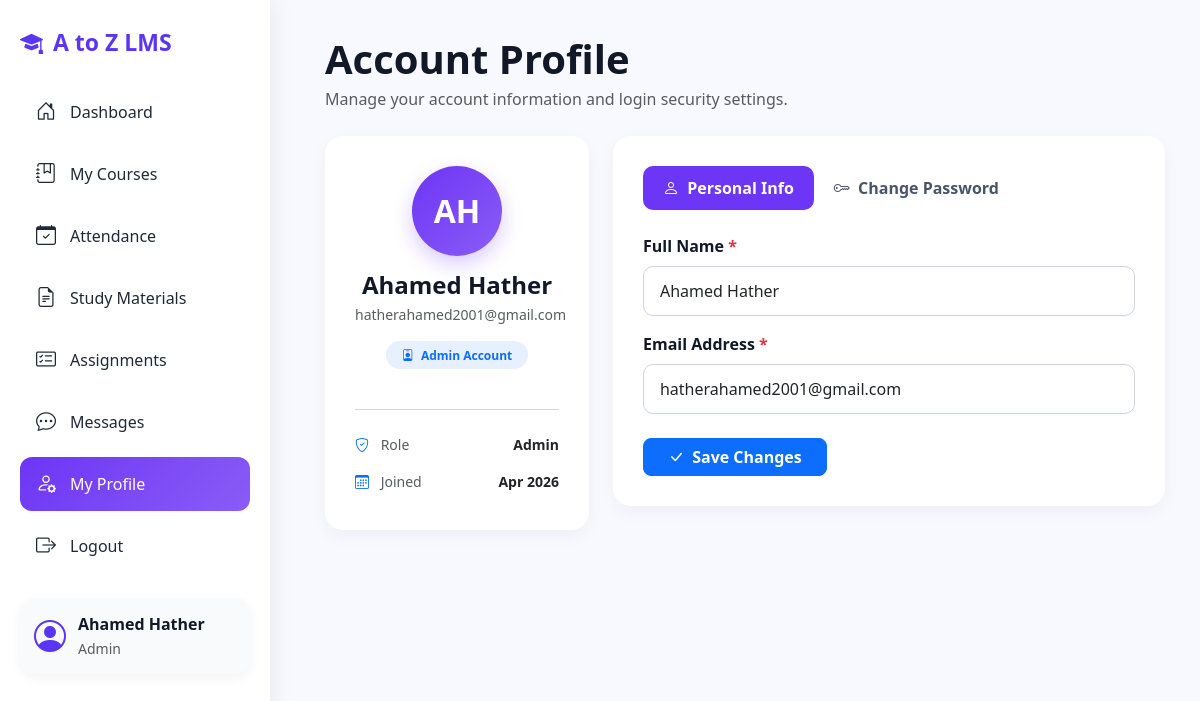
/teacher/profile.php (signed in), run on the app's committed database.
### tables this page shows
CREATE TABLE `users` (
  `user_id` int(11) NOT NULL,
  `username` varchar(50) NOT NULL,
  `password` varchar(255) NOT NULL,
  `full_name` varchar(100) NOT NULL,
  `email` varchar(100) DEFAULT NULL,
  `phone` varchar(15) DEFAULT NULL,
  `role` enum('admin','teacher','student') NOT NULL,
  `status` enum('active','inactive') DEFAULT 'active',
  `created_at` timestamp NOT NULL DEFAULT current_timestamp()
);

### teacher/profile.php (the view, shortened to what this page needs)
<?php
include("../config/db.php");
$user_id = $_SESSION['user_id'];
$stmt = $conn->prepare("SELECT full_name, email, role, created_at FROM users WHERE user_id = ?");
$stmt->bind_param("i", $user_id);
$stmt->execute();
$user = $stmt->get_result()->fetch_assoc();
$words = explode(" ", $user['full_name']);
$initials = "";
foreach ($words as $w) {
    if (!empty($w)) {
        $initials .= strtoupper($w[0]);
    }
}
$initials = substr($initials, 0, 2) ?: 'U';
?>
<!DOCTYPE html>
<html lang="en">
<head>
<link href="https://cdn.jsdelivr.net/npm/bootstrap@5.3.3/dist/css/bootstrap.min.css" rel="stylesheet">
<link href="https://cdn.jsdelivr.net/npm/bootstrap-icons/font/bootstrap-icons.css" rel="stylesheet">
</head>
<body>
<div class="wrapper">
    <?php include("sidebar_teacher.php"); ?>
    <main class="content" id="content">
        <div class="topbar">
            <div class="d-flex align-items-center gap-3">
                <div>
                    <h1 class="fw-bold mb-1">Account Profile</h1>
                    <p class="text-muted mb-0">Manage your account information and login security settings.</p>
                </div>
            </div>
        </div>
        <div class="row g-4">
            <div class="col-lg-4">
                <div class="section-box text-center">
                    <div class="profile-avatar-circle">
                        <?= $initials ?>
                    </div>
                    <h4 class="fw-bold mb-1"><?= htmlspecialchars($user['full_name']) ?></h4>
                    <p class="text-muted small mb-3"><?= htmlspecialchars($user['email']) ?></p>
                    <span class="badge bg-primary bg-opacity-10 text-primary px-3 py-2 rounded-pill fw-semibold text-capitalize mb-4">
                        <i class="bi bi-person-badge me-1"></i> <?= htmlspecialchars($user['role']) ?> Account
                    </span>
                    <hr class="my-3 text-muted opacity-25">
                    <div class="text-start">
                        <div class="d-flex align-items-center justify-content-between text-muted small py-2">
                            <span><i class="bi bi-shield-check me-2 text-primary"></i> Role</span>
                            <strong class="text-dark text-capitalize"><?= htmlspecialchars($user['role']) ?></strong>
                        </div>
                        <div class="d-flex align-items-center justify-content-between text-muted small py-2">
                            <span><i class="bi bi-calendar3 me-2 text-primary"></i> Joined</span>
                            <strong class="text-dark">
                                <?= !empty($user['created_at']) ? date("M Y", strtotime($user['created_at'])) : 'Active' ?>
                            </strong>
                        </div>
                    </div>
                </div>
            </div>
            <div class="col-lg-8">
                <div class="section-box">
                    <ul class="nav nav-pills mb-4" id="profileTab" role="tablist">
                        <li class="nav-item" role="presentation">
                            <button class="nav-link active" id="details-tab" data-bs-toggle="pill" data-bs-target="#details" type="button" role="tab">
                                <i class="bi bi-person me-1"></i> Personal Info
                            </button>
                        </li>
                        <li class="nav-item" role="presentation">
                            <button class="nav-link" id="security-tab" data-bs-toggle="pill" data-bs-target="#security" type="button" role="tab">
                                <i class="bi bi-key me-1"></i> Change Password
                            </button>
                        </li>
                    </ul>
                    <div class="tab-content" id="profileTabContent">
                        <div class="tab-pane fade show active" id="details" role="tabpanel">
                            <form action="profile.php" method="POST">
                                <div class="mb-3">
                                    <label for="full_name" class="form-label fw-semibold">Full Name <span class="text-danger">*</span></label>
                                    <input type="text" name="full_name" id="full_name" class="form-control" value="<?= htmlspecialchars($user['full_name']) ?>" required>
                                </div>
                                <div class="mb-4">
                                    <label for="email" class="form-label fw-semibold">Email Address <span class="text-danger">*</span></label>
                                    <input type="email" name="email" id="email" class="form-control" value="<?= htmlspecialchars($user['email']) ?>" required>
                                </div>
                                <div class="d-flex justify-content-start">
                                    <button type="submit" class="btn btn-primary rounded-3 px-4 fw-semibold">
                                        <i class="bi bi-check-lg me-1"></i> Save Changes
                                    </button>
                                </div>
                            </form>
                        </div>
                    </div>
                </div>
            </div>
        </div>
    </main>
</div>
</body>
</html>

### teacher/sidebar_teacher.php (shortened to what this page needs)
<?php
$current_page = basename($_SERVER['PHP_SELF']);
$teacher_name = $_SESSION['full_name'] ?? $_SESSION['username'] ?? 'Teacher Account';
$teacher_role =$_SESSION['role'] ?? 'Teacher';
if (isset($conn) && isset($_SESSION['user_id'])) {
    $u_id = intval($_SESSION['user_id']);
    $stmt =$conn->prepare("SELECT full_name, role FROM users WHERE user_id = ?");
    if ($stmt) {$stmt->bind_param("i", $u_id);$stmt->execute();
        $res =$stmt->get_result();
        if ($row =$res->fetch_assoc()) {
            if (!empty($row['full_name'])) {
                $teacher_name =$row['full_name'];
            }
            if (!empty($row['role'])) {
                $teacher_role =$row['role'];
            }
        }
    }
}
?>
<aside class="sidebar" id="sidebar">
    <div class="logo">
        <i class="bi bi-mortarboard-fill"></i>
        <span>A to Z LMS</span>
    </div>
    <ul class="menu">
        <li>
            <a href="dashboard.php" class="<?= in_array($current_page, ['dashboard.php']) ? 'active' : '' ?>">
                <i class="bi bi-house-door"></i><span>Dashboard</span>
            </a>
        </li>
        <li>
            <a href="my_courses.php" class="<?= ($current_page == 'my_courses.php') ? 'active' : '' ?>">
                <i class="bi bi-journal-bookmark"></i><span>My Courses</span>
            </a>
        </li>
        <li>
            <a href="attendance_courses.php" class="<?= in_array($current_page, ['attendance_courses.php', 'mark_attendance.php', 'view_attendance.php']) ? 'active' : '' ?>">
                <i class="bi bi-calendar-check"></i><span>Attendance</span>
            </a>
        </li>
        <li>
            <a href="view_materials.php" class="<?= in_array($current_page, ['view_materials.php', 'upload_material.php']) ? 'active' : '' ?>">
                <i class="bi bi-file-earmark-text"></i><span>Study Materials</span>
            </a>
        </li>
        <li>
            <a href="grade_submission.php" class="<?= in_array($current_page, ['grade_submission.php', 'add_assignment.php']) ? 'active' : '' ?>">
                <i class="bi bi-card-checklist"></i><span>Assignments</span>
            </a>
        </li>
        <li>
            <a href="chat.php" class="<?= in_array($current_page, ['chat.php', 'send_message.php']) ? 'active' : '' ?>">
                <i class="bi bi-chat-dots"></i><span>Messages</span>
            </a>
        </li>
        <li>
            <a href="profile.php" class="<?= ($current_page == 'profile.php') ? 'active' : '' ?>">
                <i class="bi bi-person-gear"></i><span>My Profile</span>
            </a>
        </li>
        <li>
            <a href="../public/login.php">
                <i class="bi bi-box-arrow-right"></i><span>Logout</span>
            </a>
        </li>
    </ul>
    <div class="admin-box" style="cursor: pointer;" onclick="window.location.href='profile.php';">
        <i class="bi bi-person-circle"></i>
        <div>
            <strong><?= htmlspecialchars($teacher_name) ?></strong><br>
            <small class="text-capitalize text-muted"><?= htmlspecialchars($teacher_role) ?></small>
        </div>
    </div>
</aside>

### teacher/profile.php (style rules this page uses)
body { margin: 0; font-family: 'Segoe UI', sans-serif; background: #f7f9ff; color: #111827; }
.wrapper { display: flex; width: 100%; min-height: 100vh; }
.content { margin-left: 290px; padding: 35px; width: calc(100% - 290px); transition: all .3s ease; }
.section-box { background: white; border-radius: 18px; padding: 30px; box-shadow: 0 6px 18px rgba(0,0,0,0.04); }
.topbar { display: flex; justify-content: space-between; align-items: center; margin-bottom: 25px; }
.profile-avatar-circle { width: 90px; height: 90px; border-radius: 50%; background: linear-gradient(135deg, #6d35f5, #8b5cf6); color: white; font-size: 32px; font-weight: 700; display: flex; align-items: center; justify-content: center; margin: 0 auto 15px auto; box-shadow: 0 8px 20px rgba(109, 53, 245, 0.25); }
.form-control { border-radius: 10px; border: 1px solid #cbd5e1; padding: 12px 16px; }
.nav-pills .nav-link { border-radius: 10px; color: #475569; font-weight: 600; padding: 10px 20px; }
.nav-pills .nav-link.active { background-color: #6d35f5; color: white; }

### teacher/sidebar_teacher.php (style rules this page uses)
.sidebar { width: 270px; height: 100vh; background: #fff; padding: 25px 20px; position: fixed; left: 0; top: 0; box-shadow: 0 0 25px rgba(0,0,0,0.08); overflow-y: auto; overflow-x: hidden; transition: all .3s ease; z-index: 1000; }
.logo { font-size: 23px; font-weight: 700; color: #5b35f5; margin-bottom: 25px; white-space: nowrap; display: flex; align-items: center; gap: 10px; }
.menu { list-style: none; padding: 0; margin: 0; }
.menu li { margin-bottom: 8px; }
.menu a { text-decoration: none; display: flex; align-items: center; gap: 13px; color: #1f2937; padding: 12px 15px; border-radius: 12px; font-weight: 500; white-space: nowrap; transition: all 0.2s ease; }
.menu a i { font-size: 20px; min-width: 22px; text-align: center; }
.menu a:hover, .menu a.active { background: linear-gradient(135deg, #6d35f5, #8b5cf6); color: white; }
.admin-box { margin-top: 25px; background: #f8fafc; padding: 14px; border-radius: 15px; display: flex; align-items: center; gap: 12px; box-shadow: 0 4px 12px rgba(0,0,0,0.05); transition: all 0.2s ease; }
.admin-box i { font-size: 32px; color: #5b35f5; }

### data on the page
users: full_name "Ahamed Hather", role "Admin", email "hatherahamed2001@gmail.com", created_at "Apr 2026"

### other printed values
$initials "AH"
